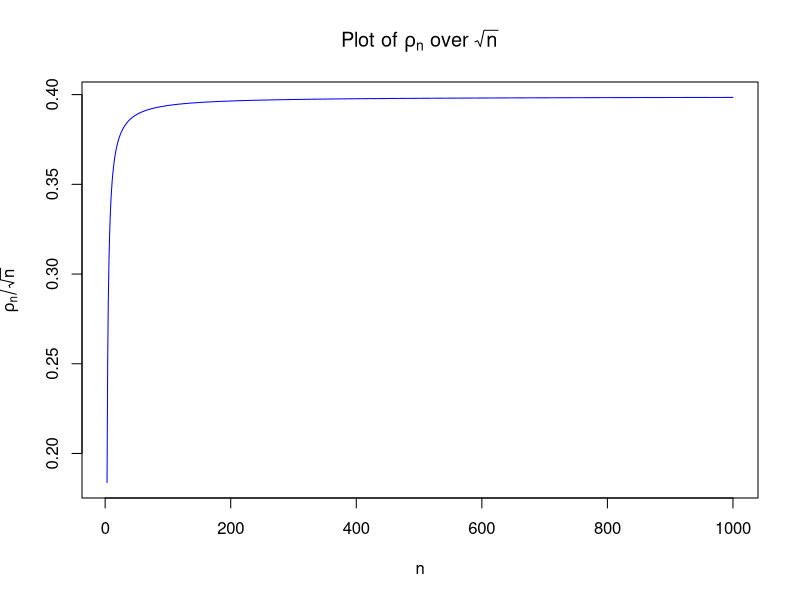

The R source for this figure:
## ---- chunk 1

rho <- function(n) {
  return (
    gamma((n-1)/2) / (gamma(1/2) * gamma((n-2)/2))
  )
}

## ---- chunk 2

testcases <- c(1, 2, 3, 4, 5, 10, 50, 100, 500, 1000, 2000)
for (case in testcases) {
  print(paste("Rho(", case, ") = ", rho(case), sep=""))
}

## ---- chunk 3

testcases <- 100:500
for (case in testcases) {
  if (is.nan(rho(case))) {
    print(paste("Rho breaks at ", case, sep=""))
    break
  }
}

## ---- chunk 4

testcases <- 1:500
for (case in testcases) {
  if (is.infinite(gamma(case))) {
    print(paste("Gamma returns Inf at ", case, sep=""))
    break
  }
}

## ---- chunk 5

rho_log <- function(n) {
  if (n <= 5) {
    return (gamma((n-1)/2) / (gamma(1/2) * gamma((n-2)/2)))
  } else {
    log_gamma_expr <- lgamma((n - 1) / 2) - (lgamma(1 / 2) + lgamma((n - 2) / 2))
    return (exp(log_gamma_expr))
  }
}

## ---- chunk 6

rhoOverSqrtN <- function(n) {
  if (!is.numeric(n)) {
    stop("n must be numeric.")
  }
  
  return (rho_log(n)/sqrt(n))
}

x <- 1:1000
y <- sapply(x, rhoOverSqrtN)

# Filter out invalid values (NA, NaN, Inf)
valid_indices <- !is.na(y) & !is.nan(y) & !is.infinite(y)
x <- x[valid_indices]
y <- y[valid_indices]

plot(x, y, type = 'l', col = 'blue', xlab = "n", ylab = expression(rho[n] / sqrt(n)), main=expression("Plot of " * rho[n] * " over " * sqrt(n)))

## ---- chunk 7

convergence <- tail(y)
for (c in convergence) {
  print(c)
}

## ---- chunk 8

print(paste("Approx. limit:   ", y[length(y)-1]))
expr <- expression(1/sqrt(2*pi))
value <- eval(expr)
print(paste(expr, ": ", value))

